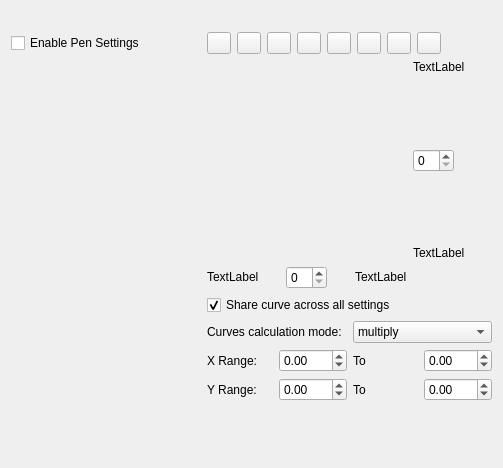
<?xml version="1.0" encoding="UTF-8"?>
<ui version="4.0">
 <author>
    SPDX-FileCopyrightText: none
    SPDX-License-Identifier: GPL-3.0-or-later
  </author>
 <class>WdgCurveOption2</class>
 <widget class="QWidget" name="WdgCurveOption2">
  <property name="geometry">
   <rect>
    <x>0</x>
    <y>0</y>
    <width>503</width>
    <height>468</height>
   </rect>
  </property>
  <layout class="QVBoxLayout" name="verticalLayout_2">
   <item>
    <layout class="QHBoxLayout" name="horizontalLayout">
     <property name="bottomMargin">
      <number>15</number>
     </property>
     <item>
      <widget class="KisDoubleSliderSpinBox" name="strengthSlider" native="true">
       <property name="sizePolicy">
        <sizepolicy hsizetype="Preferred" vsizetype="Fixed">
         <horstretch>0</horstretch>
         <verstretch>0</verstretch>
        </sizepolicy>
       </property>
       <property name="maximumSize">
        <size>
         <width>16777215</width>
         <height>16777215</height>
        </size>
       </property>
      </widget>
     </item>
    </layout>
   </item>
   <item>
    <layout class="QHBoxLayout" name="horizontalLayout_2">
     <item>
      <widget class="QCheckBox" name="checkBoxUseCurve">
       <property name="minimumSize">
        <size>
         <width>190</width>
         <height>0</height>
        </size>
       </property>
       <property name="text">
        <string>Enable Pen Settings</string>
       </property>
      </widget>
     </item>
     <item>
      <widget class="QPushButton" name="linearCurveButton">
       <property name="maximumSize">
        <size>
         <width>24</width>
         <height>24</height>
        </size>
       </property>
       <property name="text">
        <string/>
       </property>
       <property name="iconSize">
        <size>
         <width>16</width>
         <height>16</height>
        </size>
       </property>
      </widget>
     </item>
     <item>
      <widget class="QPushButton" name="revLinearButton">
       <property name="maximumSize">
        <size>
         <width>24</width>
         <height>24</height>
        </size>
       </property>
       <property name="text">
        <string/>
       </property>
       <property name="iconSize">
        <size>
         <width>16</width>
         <height>16</height>
        </size>
       </property>
      </widget>
     </item>
     <item>
      <widget class="QPushButton" name="sCurveButton">
       <property name="maximumSize">
        <size>
         <width>24</width>
         <height>24</height>
        </size>
       </property>
       <property name="text">
        <string/>
       </property>
       <property name="iconSize">
        <size>
         <width>16</width>
         <height>16</height>
        </size>
       </property>
      </widget>
     </item>
     <item>
      <widget class="QPushButton" name="reverseSCurveButton">
       <property name="maximumSize">
        <size>
         <width>24</width>
         <height>24</height>
        </size>
       </property>
       <property name="text">
        <string/>
       </property>
       <property name="iconSize">
        <size>
         <width>16</width>
         <height>16</height>
        </size>
       </property>
      </widget>
     </item>
     <item>
      <widget class="QPushButton" name="uCurveButton">
       <property name="maximumSize">
        <size>
         <width>24</width>
         <height>24</height>
        </size>
       </property>
       <property name="text">
        <string/>
       </property>
       <property name="iconSize">
        <size>
         <width>16</width>
         <height>16</height>
        </size>
       </property>
      </widget>
     </item>
     <item>
      <widget class="QPushButton" name="revUCurveButton">
       <property name="maximumSize">
        <size>
         <width>24</width>
         <height>24</height>
        </size>
       </property>
       <property name="text">
        <string/>
       </property>
       <property name="iconSize">
        <size>
         <width>16</width>
         <height>16</height>
        </size>
       </property>
      </widget>
     </item>
     <item>
      <widget class="QPushButton" name="jCurveButton">
       <property name="maximumSize">
        <size>
         <width>24</width>
         <height>24</height>
        </size>
       </property>
       <property name="text">
        <string/>
       </property>
       <property name="iconSize">
        <size>
         <width>16</width>
         <height>16</height>
        </size>
       </property>
      </widget>
     </item>
     <item>
      <widget class="QPushButton" name="lCurveButton">
       <property name="maximumSize">
        <size>
         <width>24</width>
         <height>24</height>
        </size>
       </property>
       <property name="text">
        <string/>
       </property>
       <property name="iconSize">
        <size>
         <width>16</width>
         <height>16</height>
        </size>
       </property>
       <property name="shortcut">
        <string>Ctrl+S</string>
       </property>
      </widget>
     </item>
     <item>
      <spacer name="horizontalSpacer_4">
       <property name="orientation">
        <enum>Qt::Horizontal</enum>
       </property>
       <property name="sizeHint" stdset="0">
        <size>
         <width>2</width>
         <height>2</height>
        </size>
       </property>
      </spacer>
     </item>
    </layout>
   </item>
   <item>
    <layout class="QHBoxLayout" name="horizontalLayout_4">
     <item>
      <widget class="KisMultiSensorsSelector2" name="sensorSelector" native="true">
       <property name="sizePolicy">
        <sizepolicy hsizetype="Fixed" vsizetype="MinimumExpanding">
         <horstretch>0</horstretch>
         <verstretch>0</verstretch>
        </sizepolicy>
       </property>
       <property name="minimumSize">
        <size>
         <width>190</width>
         <height>0</height>
        </size>
       </property>
       <property name="maximumSize">
        <size>
         <width>160</width>
         <height>16777215</height>
        </size>
       </property>
      </widget>
     </item>
     <item>
      <layout class="QGridLayout" name="gridLayout_2">
       <item row="0" column="1">
        <layout class="QGridLayout" name="gridLayout">
         <item row="2" column="1">
          <layout class="QVBoxLayout" name="verticalLayout">
           <item>
            <layout class="QHBoxLayout" name="horizontalLayout_7"/>
           </item>
           <item>
            <widget class="QLabel" name="label_ymax">
             <property name="sizePolicy">
              <sizepolicy hsizetype="Fixed" vsizetype="Fixed">
               <horstretch>0</horstretch>
               <verstretch>0</verstretch>
              </sizepolicy>
             </property>
             <property name="text">
              <string comment="KDE::DoNotExtract">TextLabel</string>
             </property>
            </widget>
           </item>
           <item>
            <spacer name="verticalSpacer_3">
             <property name="orientation">
              <enum>Qt::Vertical</enum>
             </property>
             <property name="sizeHint" stdset="0">
              <size>
               <width>10</width>
               <height>10</height>
              </size>
             </property>
            </spacer>
           </item>
           <item>
            <layout class="QHBoxLayout" name="horizontalLayout_5">
             <item>
              <widget class="QSpinBox" name="intOut">
               <property name="sizePolicy">
                <sizepolicy hsizetype="Minimum" vsizetype="Minimum">
                 <horstretch>0</horstretch>
                 <verstretch>0</verstretch>
                </sizepolicy>
               </property>
               <property name="font">
                <font>
                 <pointsize>9</pointsize>
                </font>
               </property>
               <property name="wrapping">
                <bool>false</bool>
               </property>
              </widget>
             </item>
             <item>
              <spacer name="horizontalSpacer_5">
               <property name="orientation">
                <enum>Qt::Horizontal</enum>
               </property>
               <property name="sizeHint" stdset="0">
                <size>
                 <width>40</width>
                 <height>20</height>
                </size>
               </property>
              </spacer>
             </item>
            </layout>
           </item>
           <item>
            <spacer name="verticalSpacer_2">
             <property name="orientation">
              <enum>Qt::Vertical</enum>
             </property>
             <property name="sizeHint" stdset="0">
              <size>
               <width>20</width>
               <height>40</height>
              </size>
             </property>
            </spacer>
           </item>
           <item>
            <widget class="QLabel" name="label_ymin">
             <property name="sizePolicy">
              <sizepolicy hsizetype="Fixed" vsizetype="Fixed">
               <horstretch>0</horstretch>
               <verstretch>0</verstretch>
              </sizepolicy>
             </property>
             <property name="text">
              <string comment="KDE::DoNotExtract">TextLabel</string>
             </property>
            </widget>
           </item>
          </layout>
         </item>
         <item row="3" column="0">
          <layout class="QHBoxLayout" name="horizontalLayout_3">
           <item>
            <widget class="QLabel" name="label_xmin">
             <property name="sizePolicy">
              <sizepolicy hsizetype="Preferred" vsizetype="Fixed">
               <horstretch>0</horstretch>
               <verstretch>0</verstretch>
              </sizepolicy>
             </property>
             <property name="text">
              <string comment="KDE::DoNotExtract">TextLabel</string>
             </property>
            </widget>
           </item>
           <item>
            <spacer name="horizontalSpacer_3">
             <property name="orientation">
              <enum>Qt::Horizontal</enum>
             </property>
             <property name="sizeHint" stdset="0">
              <size>
               <width>40</width>
               <height>20</height>
              </size>
             </property>
            </spacer>
           </item>
           <item>
            <widget class="QSpinBox" name="intIn">
             <property name="sizePolicy">
              <sizepolicy hsizetype="Minimum" vsizetype="Minimum">
               <horstretch>0</horstretch>
               <verstretch>0</verstretch>
              </sizepolicy>
             </property>
             <property name="minimumSize">
              <size>
               <width>0</width>
               <height>0</height>
              </size>
             </property>
             <property name="font">
              <font>
               <pointsize>9</pointsize>
              </font>
             </property>
             <property name="frame">
              <bool>true</bool>
             </property>
            </widget>
           </item>
           <item>
            <spacer name="horizontalSpacer">
             <property name="orientation">
              <enum>Qt::Horizontal</enum>
             </property>
             <property name="sizeHint" stdset="0">
              <size>
               <width>40</width>
               <height>20</height>
              </size>
             </property>
            </spacer>
           </item>
           <item>
            <widget class="QLabel" name="label_xmax">
             <property name="sizePolicy">
              <sizepolicy hsizetype="Preferred" vsizetype="Fixed">
               <horstretch>0</horstretch>
               <verstretch>0</verstretch>
              </sizepolicy>
             </property>
             <property name="text">
              <string comment="KDE::DoNotExtract">TextLabel</string>
             </property>
            </widget>
           </item>
          </layout>
         </item>
         <item row="2" column="0">
          <widget class="KisCurveWidget" name="curveWidget" native="true">
           <property name="sizePolicy">
            <sizepolicy hsizetype="Preferred" vsizetype="Expanding">
             <horstretch>1</horstretch>
             <verstretch>0</verstretch>
            </sizepolicy>
           </property>
           <property name="minimumSize">
            <size>
             <width>200</width>
             <height>200</height>
            </size>
           </property>
          </widget>
         </item>
        </layout>
       </item>
       <item row="0" column="3">
        <spacer name="horizontalSpacer_2">
         <property name="orientation">
          <enum>Qt::Horizontal</enum>
         </property>
         <property name="sizeHint" stdset="0">
          <size>
           <width>13</width>
           <height>13</height>
          </size>
         </property>
        </spacer>
       </item>
       <item row="4" column="1">
        <layout class="QHBoxLayout" name="horizontalLayout_19">
         <item>
          <widget class="QLabel" name="yRangeLabel">
           <property name="text">
            <string>Y Range:</string>
           </property>
          </widget>
         </item>
         <item>
          <widget class="QDoubleSpinBox" name="yMinBox">
           <property name="minimum">
            <double>-180.000000000000000</double>
           </property>
           <property name="maximum">
            <double>180.000000000000000</double>
           </property>
          </widget>
         </item>
         <item>
          <widget class="QLabel" name="toLabel2">
           <property name="text">
            <string>To</string>
           </property>
          </widget>
         </item>
         <item>
          <widget class="QDoubleSpinBox" name="yMaxBox">
           <property name="minimum">
            <double>-180.000000000000000</double>
           </property>
           <property name="maximum">
            <double>180.000000000000000</double>
           </property>
          </widget>
         </item>
        </layout>
       </item>
       <item row="5" column="1">
        <spacer name="verticalSpacer">
         <property name="orientation">
          <enum>Qt::Vertical</enum>
         </property>
         <property name="sizeHint" stdset="0">
          <size>
           <width>20</width>
           <height>60</height>
          </size>
         </property>
        </spacer>
       </item>
       <item row="2" column="1">
        <layout class="QHBoxLayout" name="horizontalLayout_6">
         <item>
          <widget class="QLabel" name="lblCurveMode">
           <property name="toolTip">
            <string>&lt;html&gt;&lt;head/&gt;&lt;body&gt;
&lt;p&gt;Curve calculation mode changes how 2 or more curve works together&lt;br/&gt;&lt;/p&gt;
&lt;p&gt; multiply (default): all values from curves multiplies &lt;/p&gt;&lt;p&gt;(0.8 pressure) * (0.5 speed) = 0.4 &lt;br/&gt;&lt;/p&gt;
&lt;p&gt; addition: all values from curves adds&lt;/p&gt;&lt;p&gt;(0.6 pressure) + (0.3 speed) = 0.9&lt;br/&gt;&lt;/p&gt;
&lt;p&gt; maximum value&lt;/p&gt;&lt;p&gt;(0.7 pressure), (0.3 speed) = 0.7&lt;br/&gt;&lt;/p&gt;
&lt;p&gt; minimum value &lt;/p&gt;&lt;p&gt;(0.7 pressure), (0.3 speed) = 0.3&lt;br/&gt;&lt;/p&gt;
&lt;p&gt; difference between min and max values&lt;/p&gt;&lt;p&gt;(0.8 pressure), (0.3 speed), (0.6 fade) = 0.5&lt;/p&gt;&lt;/body&gt;&lt;/html&gt;</string>
           </property>
           <property name="text">
            <string>Curves calculation mode:</string>
           </property>
          </widget>
         </item>
         <item>
          <widget class="QComboBox" name="curveMode">
           <property name="toolTip">
            <string>&lt;html&gt;&lt;head/&gt;&lt;body&gt;
&lt;p&gt;Curve calculation mode changes how 2 or more curve works together&lt;br/&gt;&lt;/p&gt;
&lt;p&gt; multiply (default): all values from curves multiplies &lt;/p&gt;&lt;p&gt;(0.8 pressure) * (0.5 speed) = 0.4 &lt;br/&gt;&lt;/p&gt;
&lt;p&gt; addition: all values from curves adds&lt;/p&gt;&lt;p&gt;(0.6 pressure) + (0.3 speed) = 0.9&lt;br/&gt;&lt;/p&gt;
&lt;p&gt; maximum value&lt;/p&gt;&lt;p&gt;(0.7 pressure), (0.3 speed) = 0.7&lt;br/&gt;&lt;/p&gt;
&lt;p&gt; minimum value &lt;/p&gt;&lt;p&gt;(0.7 pressure), (0.3 speed) = 0.3&lt;br/&gt;&lt;/p&gt;
&lt;p&gt; difference between min and max values&lt;/p&gt;&lt;p&gt;(0.8 pressure), (0.3 speed), (0.6 fade) = 0.5&lt;/p&gt;&lt;/body&gt;&lt;/html&gt;</string>
           </property>
           <property name="editable">
            <bool>false</bool>
           </property>
           <item>
            <property name="text">
             <string>multiply</string>
            </property>
           </item>
           <item>
            <property name="text">
             <string>addition</string>
            </property>
           </item>
           <item>
            <property name="text">
             <string>maximum</string>
            </property>
           </item>
           <item>
            <property name="text">
             <string>minimum</string>
            </property>
           </item>
           <item>
            <property name="text">
             <string>difference</string>
            </property>
           </item>
          </widget>
         </item>
        </layout>
       </item>
       <item row="1" column="1">
        <widget class="QCheckBox" name="checkBoxUseSameCurve">
         <property name="text">
          <string>Share curve across all settings</string>
         </property>
         <property name="checked">
          <bool>true</bool>
         </property>
        </widget>
       </item>
       <item row="3" column="1">
        <layout class="QHBoxLayout" name="horizontalLayout_18">
         <item>
          <widget class="QLabel" name="xRangeLabel">
           <property name="text">
            <string>X Range:</string>
           </property>
          </widget>
         </item>
         <item>
          <widget class="QDoubleSpinBox" name="xMinBox">
           <property name="minimum">
            <double>-180.000000000000000</double>
           </property>
           <property name="maximum">
            <double>180.000000000000000</double>
           </property>
          </widget>
         </item>
         <item>
          <widget class="QLabel" name="toLabel1">
           <property name="text">
            <string>To</string>
           </property>
          </widget>
         </item>
         <item>
          <widget class="QDoubleSpinBox" name="xMaxBox">
           <property name="minimum">
            <double>-180.000000000000000</double>
           </property>
           <property name="maximum">
            <double>180.000000000000000</double>
           </property>
          </widget>
         </item>
        </layout>
       </item>
      </layout>
     </item>
    </layout>
   </item>
  </layout>
 </widget>
 <customwidgets>
  <customwidget>
   <class>KisDoubleSliderSpinBox</class>
   <extends>QWidget</extends>
   <header>kis_slider_spin_box.h</header>
   <container>1</container>
  </customwidget>
  <customwidget>
   <class>KisCurveWidget</class>
   <extends></extends>
   <header>widgets/kis_curve_widget.h</header>
   <container>1</container>
  </customwidget>
  <customwidget>
   <class>KisMultiSensorsSelector2</class>
   <extends>QWidget</extends>
   <header>KisMultiSensorsSelector2.h</header>
   <container>1</container>
  </customwidget>
 </customwidgets>
 <resources/>
 <connections/>
</ui>
